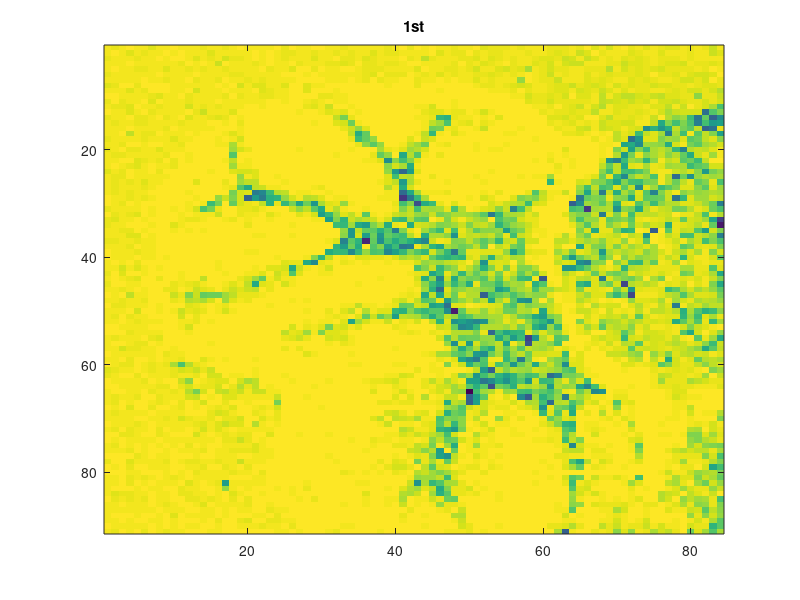
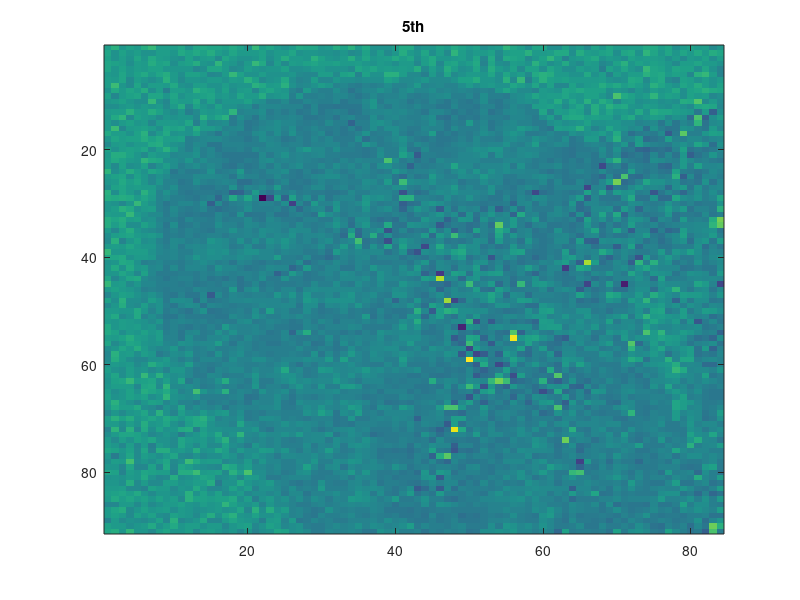
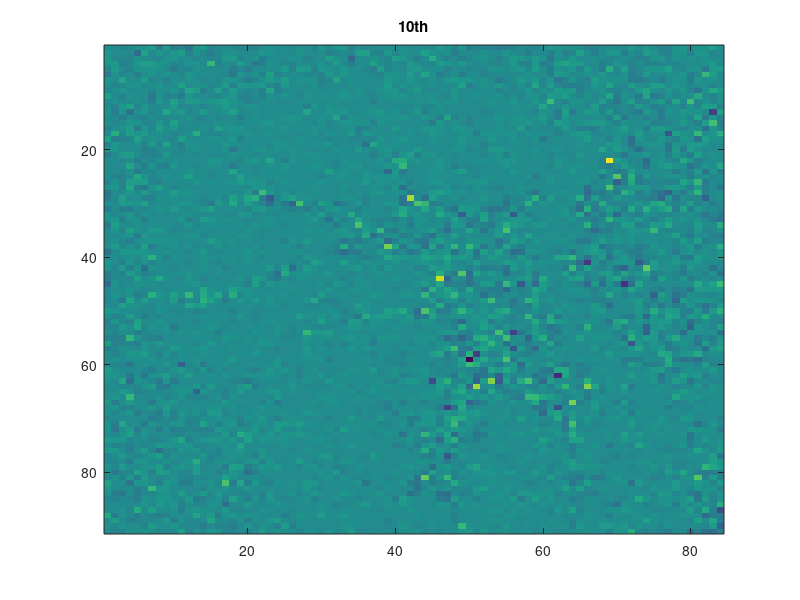
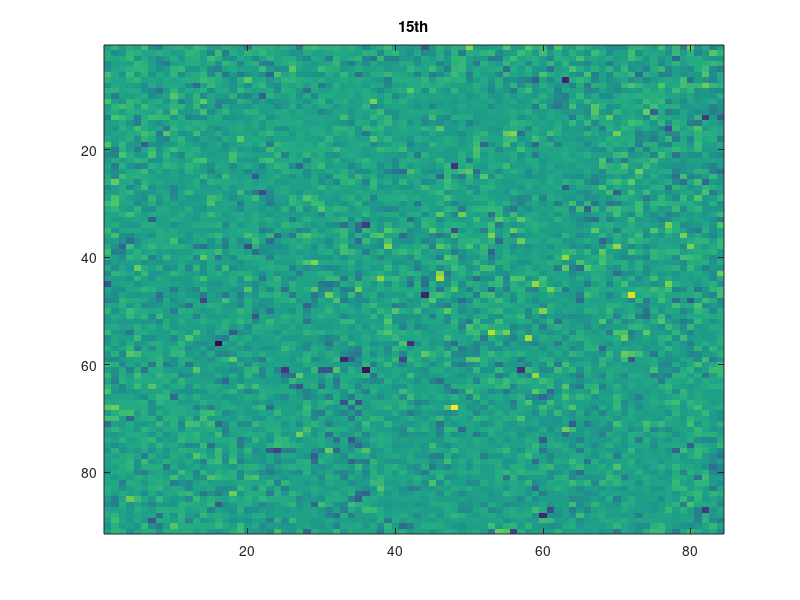

MATLAB code to generate these figures, in order:
%part A: get data
data = load('TIMS_data.mat');
data = data.data;

%part B: reshape data
datar = reshape(data, 7644, 50)';

%part C: find mean vector
mean_vector = mean(datar')';

%part D: compute covariance matrix
cov_matrix = cov(double(datar'));

%part E-F: find and sort eigenvalues and eigen vectors in descending order
[V D] = eig(cov_matrix);
eVal = zeros(1,size(D,1));
for i=1:size(D,1)
    eVal(i)=D(i,i);
end
eVal = sort(eVal,'descend');
D_Used = zeros(1,size(D,1));
eVec = zeros(size(V,1),size(V,2));
for i=1:size(D,1)
    for j=1:size(D,1)
        if(eVal(i)==D(j,j) & D_Used(j)==0)
            eVec(:,i) = V(:,j);
            D_Used(j)=1;
            break;
        end
    end
end

%part G: Find the repseentation of data in principal component space
mean_zero_data=bsxfun(@minus, mean_vector, double(datar));
y=eVec'*mean_zero_data;

%part H: reconstruct data from Hotelling transform
reconstructed=bsxfun(@plus, eVec*y, mean_vector);


%Part I:
%Printing the difference between the original and reconstructed matrix
%shows slight difference between the two.

%Part J:
first=reshape(y(1,:), 91, 84);
fifth=reshape(y(5,:), 91, 84);
tenth=reshape(y(10,:), 91, 84);
fifteenth=reshape(y(15,:), 91, 84);
twentieth=reshape(y(20, :), 91, 84);
fiftieth=reshape(y(50, :), 91, 84);
imagesc(first);
title('1st')
figure;
imagesc(fifth);
title('5th')
figure;
imagesc(tenth);
title('10th')
figure;
imagesc(fifteenth);
title('15th')
figure;
imagesc(twentieth);
title('20th')
figure;
imagesc(fiftieth);
title('50th')

%Part K:
%The components show different levels of varience between. This means that
%the 1st component would show the areas with the most significant
%relationship between the different data dimensions, and the 50th component
%would show the least significant.